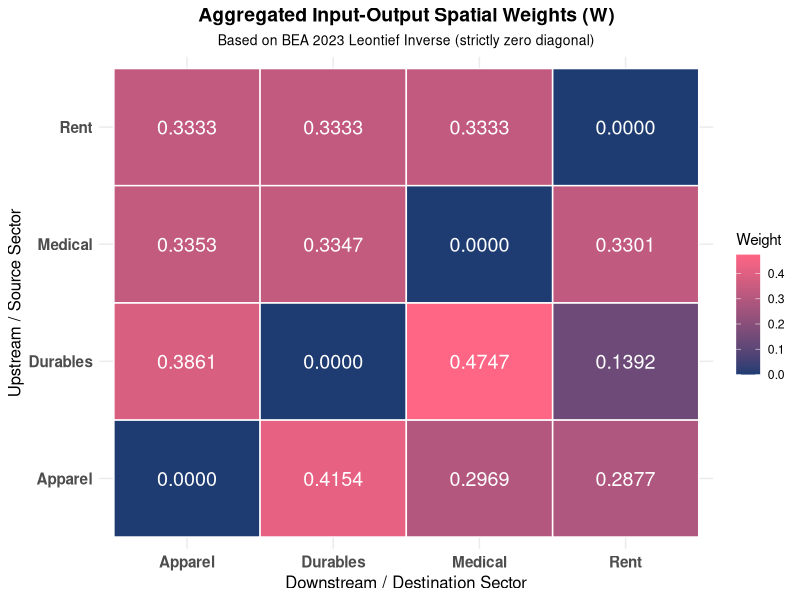
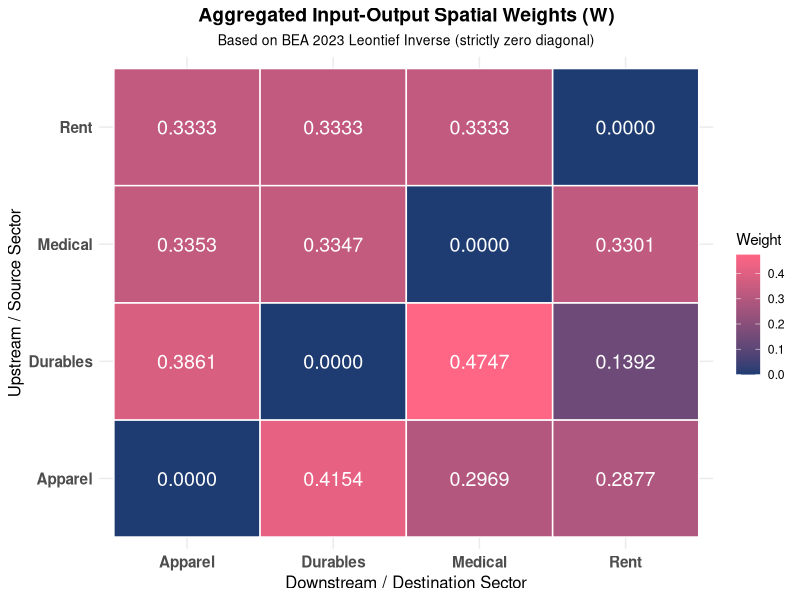

Here is the R script that generated these plots, in order:
# 04_spatial_regression.R
# 基于投入产出网络空间权重矩阵的面板空间自回归模型 (SAR)

library(dplyr)
library(tidyr)
library(spatialreg)
library(spdep)
library(ggplot2)

set.ZeroPolicyOption(TRUE)

cat("1. Loading BEA and BLS raw data...\n")
dom_use <- read.csv("data/raw/BEA_2023_Domestic_Use.csv")
total_out_df <- read.csv("data/raw/BEA_2023_Total_Output.csv")
cpi_data <- read.csv("data/raw/bls_cpi_real_raw.csv")

ind_names <- unique(dom_use$Row_Industry)

dom_mat <- dom_use %>%
  pivot_wider(names_from = Col_Industry, values_from = Value, values_fill = 0) %>%
  select(-Row_Industry) %>%
  as.matrix()
rownames(dom_mat) <- ind_names

total_output <- total_out_df$Total_Output[match(ind_names, total_out_df$Row_Industry)]
names(total_output) <- ind_names
total_output[is.na(total_output) | total_output == 0] <- 1e-6

# 计算 Leontief 逆矩阵
A <- scale(dom_mat, center = FALSE, scale = total_output)
I <- diag(nrow(A))
L <- solve(I - A)

# 定义 4 类 CPI 的行业映射组
g1_inds <- c("Ind_21")
g2_inds <- paste0("Ind_", 8:18)
g3_inds <- c("Ind_48")
g4_inds <- c("Ind_58", "Ind_59", "Ind_60")

group_list <- list(
  "Apparel" = g1_inds,
  "Durables" = g2_inds,
  "Rent" = g3_inds,
  "Medical" = g4_inds
)

# 2. 聚合 Leontief 逆矩阵到 4x4 并构建空间权重矩阵 W
L_agg <- matrix(0, nrow=4, ncol=4, dimnames=list(names(group_list), names(group_list)))
for (i in 1:4) {
  for (j in 1:4) {
    row_g <- names(group_list)[i]
    col_g <- names(group_list)[j]
    L_agg[row_g, col_g] <- mean(L[group_list[[row_g]], group_list[[col_g]]], na.rm=TRUE)
  }
}

# 构建对角线为0、带有微小扰动以防止孤立行的行归一化空间矩阵 W
W <- L_agg
W <- W + 1e-4  # 引入极小扰动项，以保证非零行和数值稳定性
diag(W) <- 0   # 强制对角线为0，避免空间模型中自回归自反馈
row_sums <- rowSums(W)
W <- W / row_sums

cat("\nAggregated Spatial Weight Matrix (W):\n")
print(W)

# 3. 绘制空间权重矩阵 W 的热力图
cat("\nGenerating Spatial Weight Matrix Heatmap...\n")
W_melted <- as.data.frame(W) %>%
  mutate(Source = rownames(W)) %>%
  pivot_longer(-Source, names_to = "Destination", values_to = "Weight")

ggplot(W_melted, aes(x = Destination, y = Source, fill = Weight)) +
  geom_tile(color = "white", lwd = 0.5, linetype = 1) +
  geom_text(aes(label = sprintf("%.4f", Weight)), color = "white", size = 5) +
  scale_fill_gradient(low = "#1e3c72", high = "#ff6584") +
  theme_minimal() +
  labs(
    title = "Aggregated Input-Output Spatial Weights (W)",
    subtitle = "Based on BEA 2023 Leontief Inverse (strictly zero diagonal)",
    x = "Downstream / Destination Sector",
    y = "Upstream / Source Sector"
  ) +
  theme(
    plot.title = element_text(face = "bold", size = 14, hjust = 0.5),
    plot.subtitle = element_text(size = 10, hjust = 0.5),
    axis.text = element_text(size = 11, face = "bold"),
    axis.title = element_text(size = 12)
  )

dir.create("figures", showWarnings = FALSE)
ggsave("figures/fig4_spatial_weights.png", width = 8, height = 6.5, dpi = 300)
cat("Saved weight matrix heatmap to figures/fig4_spatial_weights.png\n")

# 4. 面板回归数据对齐与整理
cpi_panel <- cpi_data %>%
  mutate(
    Sector_Type = case_when(
      Series_ID %in% c("CUUR0000SAA") ~ "Apparel",
      Series_ID %in% c("CUUR0000SAD") ~ "Durables",
      Series_ID %in% c("CUUR0000SEHA") ~ "Rent",
      Series_ID %in% c("CUUR0000SAM") ~ "Medical"
    )
  ) %>%
  filter(!is.na(Sector_Type)) %>%
  arrange(Sector_Type, Year, Month) %>%
  group_by(Sector_Type) %>%
  mutate(Inflation = (Value - lag(Value, 12)) / lag(Value, 12) * 100) %>%
  filter(!is.na(Inflation))

tariff_shock_vector <- c(
  "2015" = 3.1, "2016" = 3.1, "2017" = 3.1,
  "2018" = 12.0, "2019" = 17.5, "2020" = 19.3,
  "2021" = 19.3, "2022" = 19.3, "2023" = 19.3,
  "2024" = 19.3, "2025" = 19.3
)

imp_use <- read.csv("data/raw/BEA_2023_Import_Use.csv")
imp_sums <- imp_use %>%
  group_by(Row_Industry) %>%
  summarize(Direct_Shock = sum(Value))

avg_direct_shocks <- numeric(4)
names(avg_direct_shocks) <- names(group_list)
for (g_name in names(group_list)) {
  avg_direct_shocks[g_name] <- mean(imp_sums$Direct_Shock[imp_sums$Row_Industry %in% group_list[[g_name]]], na.rm=TRUE)
}

cpi_panel <- cpi_panel %>%
  ungroup() %>%
  mutate(
    Direct_Shock_Index = avg_direct_shocks[Sector_Type],
    Tariff_Intensity = tariff_shock_vector[as.character(Year)] - 3.1,
    Time_Index = (Year - 2015) * 12 + Month
  )

cpi_panel_sorted <- cpi_panel %>%
  arrange(Time_Index, Sector_Type)

time_counts <- cpi_panel_sorted %>%
  group_by(Time_Index) %>%
  summarize(n = n())
valid_times <- time_counts$Time_Index[time_counts$n == 4]

cpi_panel_final <- cpi_panel_sorted %>%
  filter(Time_Index %in% valid_times)

# 构建 Kronecker 积以扩张空间权重矩阵到面板维度 (NT x NT)
num_t <- length(valid_times)
W_panel <- kronecker(diag(num_t), W)
listw_panel <- mat2listw(W_panel, style="W")

# 5. 面板自回归估计 (SAR)
cat("\nRunning stacked Panel Spatial Lag (SAR) Model...\n")
sar_model <- lagsarlm(
  Inflation ~ Direct_Shock_Index + Tariff_Intensity + as.factor(Sector_Type) + as.factor(Year) + as.factor(Month),
  data = cpi_panel_final,
  listw = listw_panel,
  zero.policy = TRUE
)
print(summary(sar_model))

# 6. 保存分析面板数据
dir.create("data/processed", showWarnings = FALSE)
write.csv(cpi_panel_final, "data/processed/cpi_spatial_panel.csv", row.names=FALSE)
save(W, sar_model, file = "data/processed/spatial_regression_results.RData")
cat("Saved analysis results and spatial panel to data/processed/\n")
